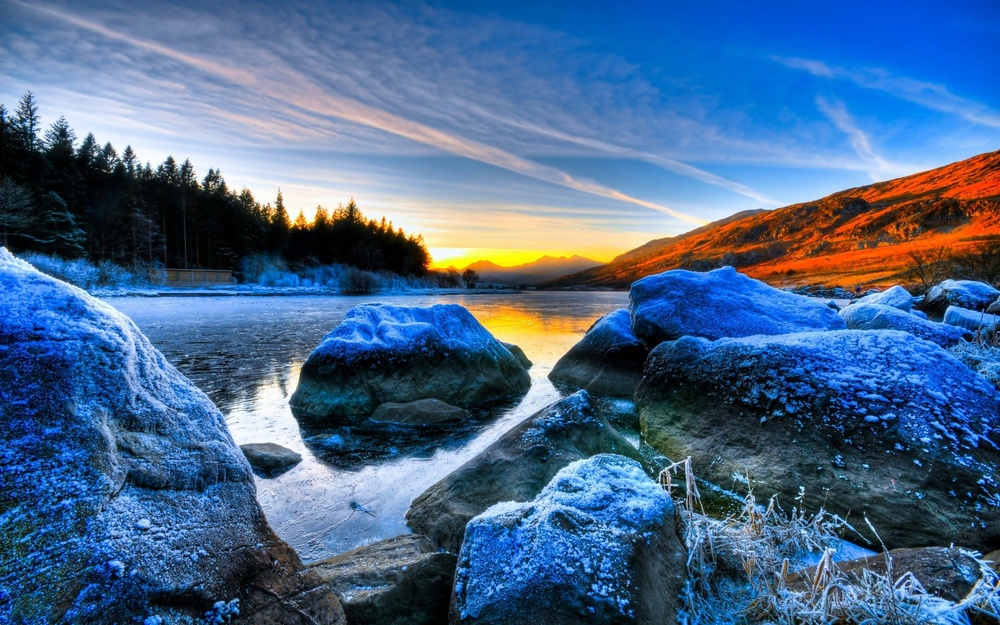
#> input picture walpaper.jpg, 1000 x 625 px, shrunk from 2560 x 1600 before the run
$ python obj3.py
#> lines starting #> are read from the running program, lines starting #| are printed output that depends on the picture
from PIL import Image, ImageEnhance

img = Image.open("walpaper.jpg")
#> img is the input picture: PIL image 1000x625 RGB; mean R, G, B 72.8, 103.3, 140.1
img_data = img.getdata()

lst=[]
for i in img_data:

    lst.append(i[0]*0.299+i[1]*0.587+i[2]*0.114)
#> this loop made 625000 passes
#> i on passes 1 to 3: (57, 90, 121), (57, 90, 121), (61, 91, 125)
#> after the loop, lst = 625000 items

new_img = Image.new("L", img.size)
#> new_img: PIL image 1000x625 L; every value is 0
new_img.putdata(lst)
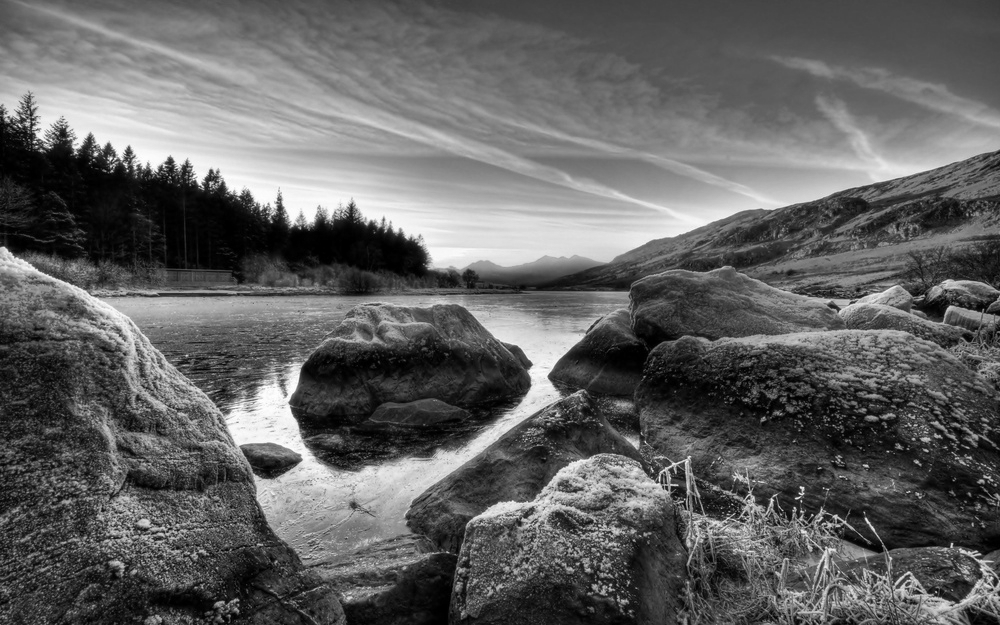
#> new_img: PIL image 1000x625 L; min 0, max 254, mean 97.9

new_img.save("bw.jpg")

$ run again, with profile.jpg copied over walpaper.jpg
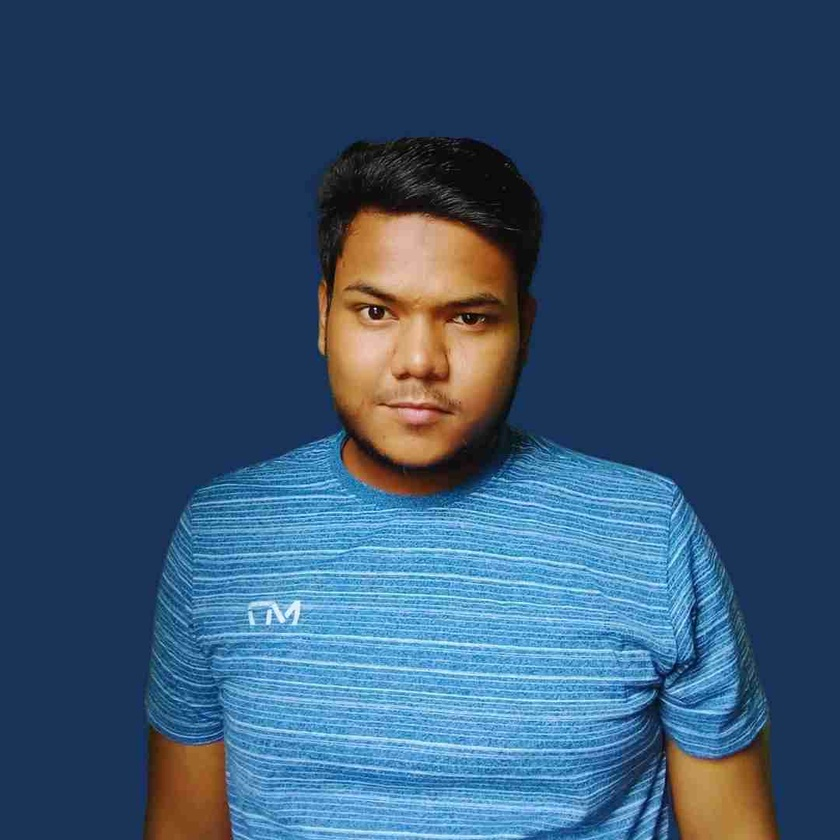
#> input picture profile.jpg, 840 x 840 px, shrunk from 1080 x 1080 before the run
#> img is the input picture: PIL image 840x840 RGB; mean R, G, B 52.4, 82.5, 112.7
#> after the loop `for i in img_data:`: lst = 705600 items
#> `new_img.putdata(lst)`:
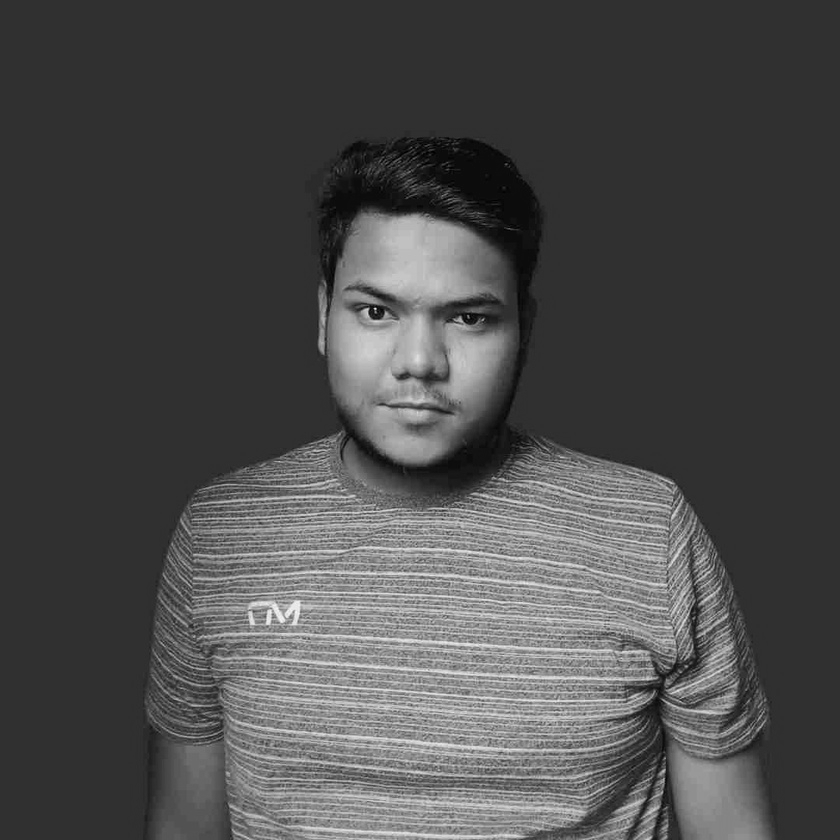
#> new_img: PIL image 840x840 L; min 0, max 247, mean 76.6

$ run again, with x-mirror.jpg copied over walpaper.jpg
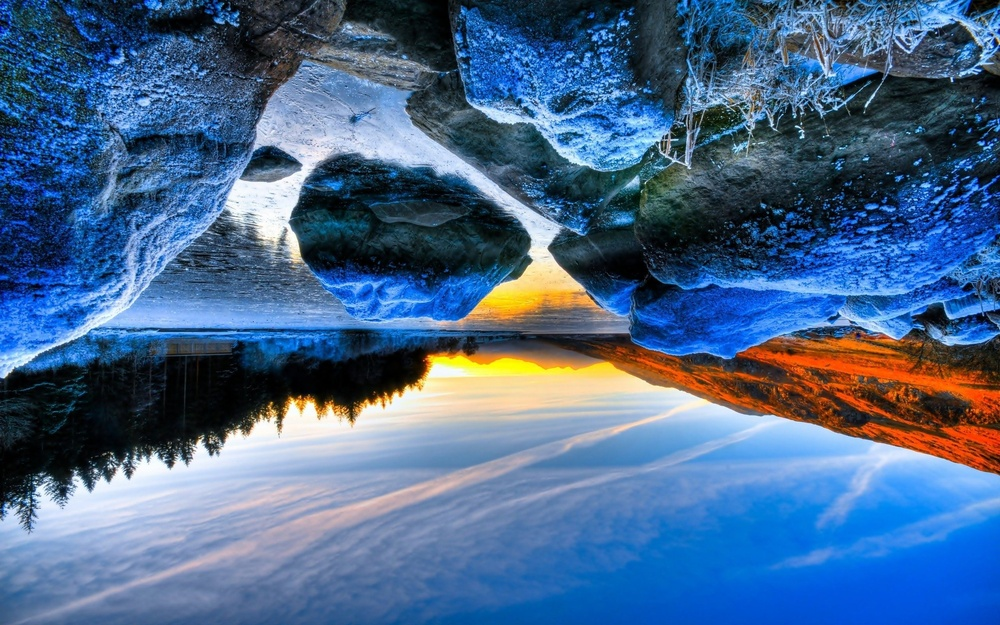
#> input picture x-mirror.jpg, 1000 x 625 px, shrunk from 2560 x 1600 before the run
#> img is the input picture: PIL image 1000x625 RGB; mean R, G, B 72.9, 103.3, 140.1
#> the loop `for i in img_data: ` made 625000 passes
#> i on passes 1 to 3: (69, 106, 148), (13, 50, 102), (16, 56, 126)
#> after the loop `for i in img_data:`: lst = 625000 items
#> `new_img.putdata(lst)`:
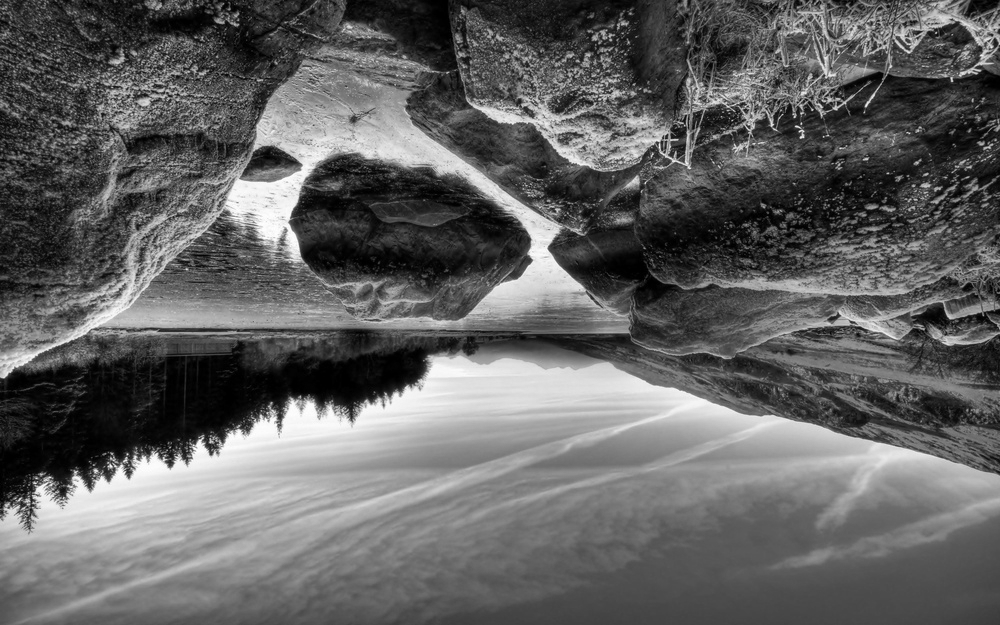
#> new_img: PIL image 1000x625 L; min 0, max 255, mean 97.9

$ run again, with y-mirror.jpg copied over walpaper.jpg
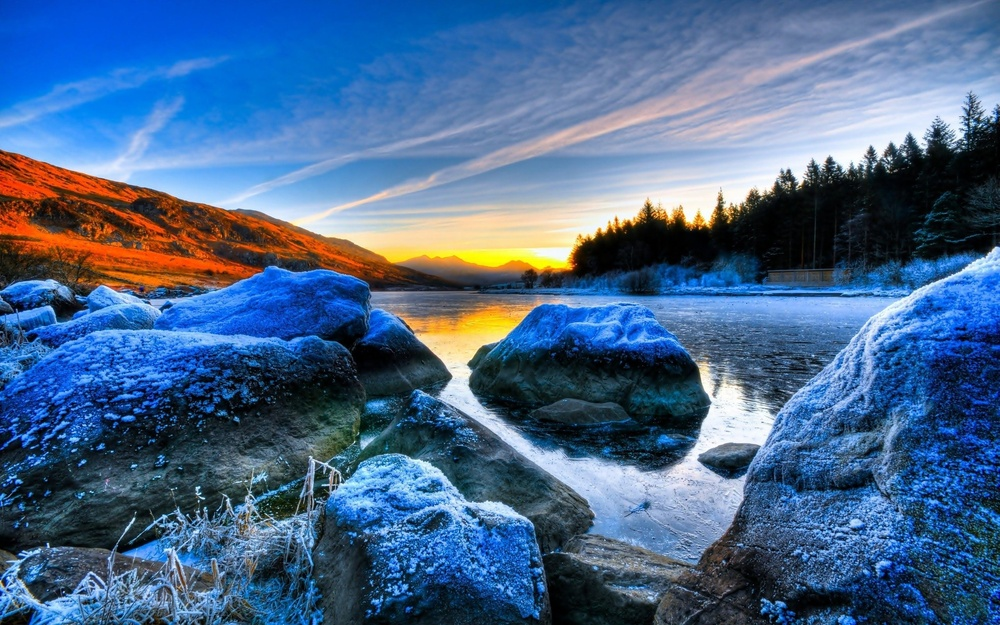
#> input picture y-mirror.jpg, 1000 x 625 px, shrunk from 2560 x 1600 before the run
#> img is the input picture: PIL image 1000x625 RGB; mean R, G, B 72.9, 103.3, 140.1
#> the loop `for i in img_data: ` made 625000 passes
#> i on passes 1 to 3: (1, 62, 179), (1, 64, 180), (2, 64, 183)
#> after the loop `for i in img_data:`: lst = 625000 items
#> `new_img.putdata(lst)`:
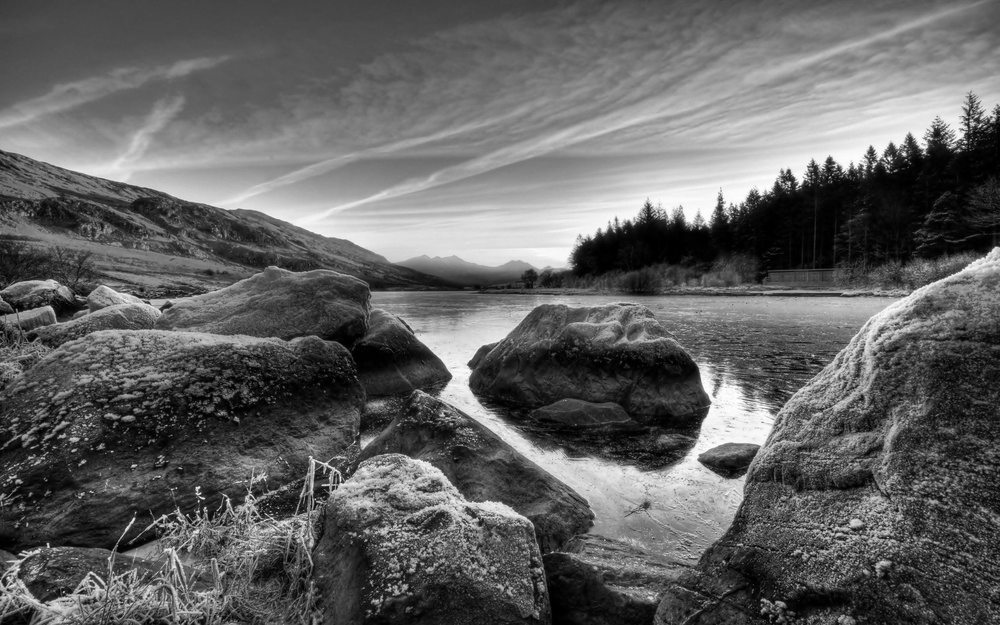
#> new_img: PIL image 1000x625 L; min 0, max 255, mean 97.9
